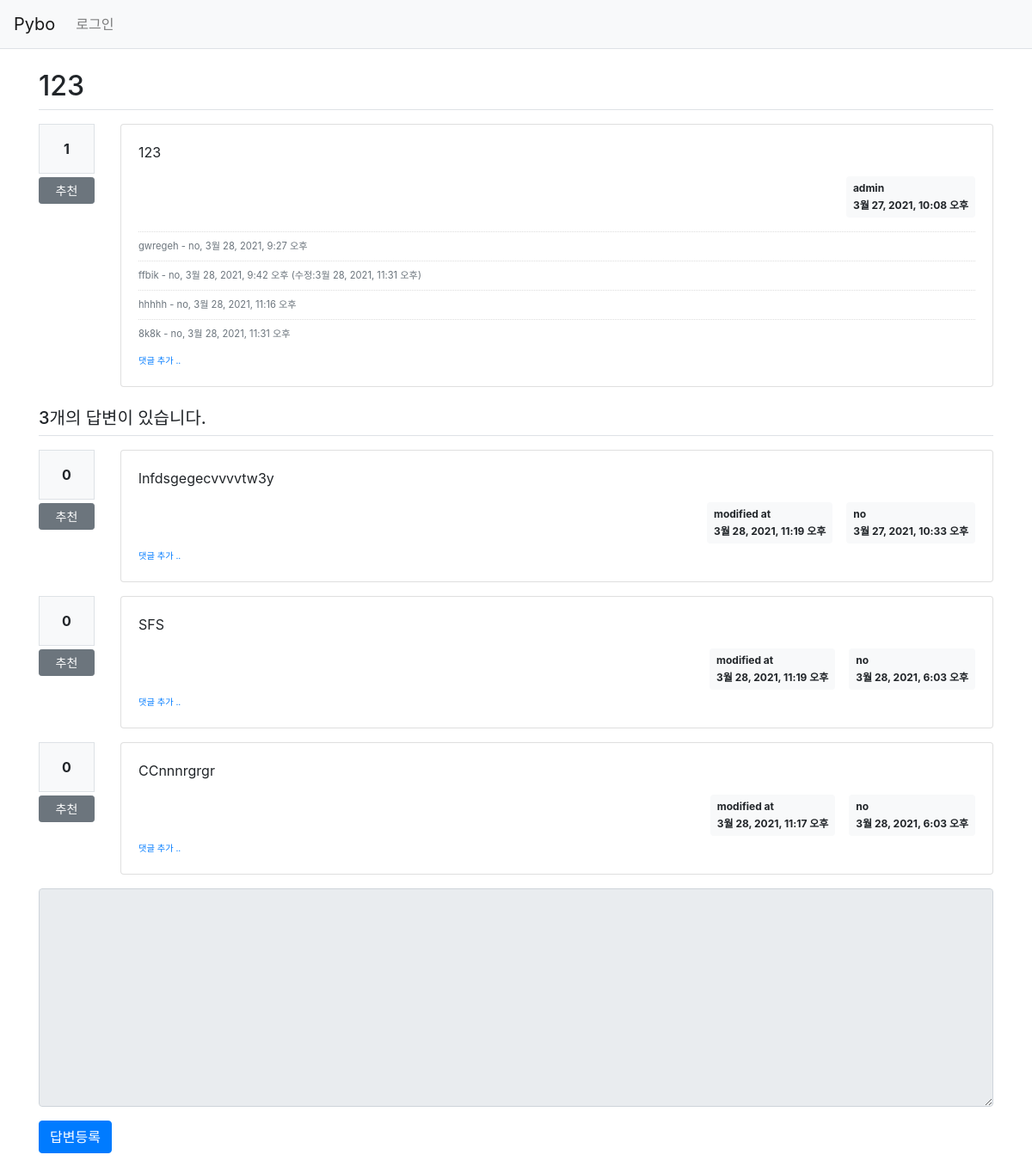
/pybo/304/, run on the app's committed database.
### pybo/models.py (models this page shows, shortened)
class Question(models.Model):
    subject = models.CharField(max_length=200)
    content = models.TextField()
    create_date = models.DateTimeField()
    author = models.ForeignKey(User, on_delete=models.CASCADE, related_name='author_question')
    modify_date = models.DateTimeField(null=True, blank=True)
    voter = models.ManyToManyField(User, related_name='voter_question')

class Comment(models.Model):
    author = models.ForeignKey(User, on_delete=models.CASCADE)
    content = models.TextField()
    create_date = models.DateTimeField()
    modify_date = models.DateTimeField(null=True, blank=True)
    question = models.ForeignKey(Question, null=True, blank=True, on_delete=models.CASCADE)
    answer = models.ForeignKey(Answer, null=True, blank=True, on_delete=models.CASCADE)

class Answer(models.Model):
    question = models.ForeignKey(Question, on_delete=models.CASCADE)
    content = models.TextField()
    create_date = models.DateTimeField()
    author = models.ForeignKey(User, on_delete=models.CASCADE, related_name='author_answer')
    modify_date = models.DateTimeField(null=True, blank=True)
    voter = models.ManyToManyField(User, related_name='voter_answer')

### pybo/views/base_views.py (the view)
def detail(request, question_id):
    question = get_object_or_404(Question, pk=question_id)
    context = {'question': question}
    return render(request, 'pybo/question_detail.html', context)

### pybo/templatetags/pybo_filter.py (called while the page is built)
@register.filter()
def mark(value):
    extensions = ["nl2br", "fenced_code"]
    return mark_safe(markdown.markdown(value, extensions=extensions))

### templates/pybo/question_detail.html (shortened to what this page needs)
{% extends 'base.html' %}
{% load pybo_filter %}
{% block content %}
<div class="container my-3">
    <h2 class="border-bottom py-2">{{ question.subject }}</h2>
    <div class="row my-3">
        <div class="col-1">
            <div class="bg-light text-center p-3 border font-weight-bolder mb-1">{{question.voter.count}}</div>
            <a href="#" data-uri="{% url 'pybo:vote_question' question.id  %}"
               class="recommend btn btn-sm btn-secondary btn-block my-1">추천</a>
        </div>
        <div class="col-11">
            <div class="card">
                <div class="card-body">
                    <div class="card-text">{{ question.content|mark }}</div>
                    <div class="d-flex justify-content-end">
                        <div class="badge badge-light p-2 text-left">
                            <div class="mb-2">{{ question.author.username }}</div>
                            <div>{{ question.create_date }}</div>
                        </div>
                    </div>
                    {% if question.comment_set.count > 0 %}
                    <div class="mt-3">
                    {% for comment in question.comment_set.all %}
                        <div class="comment py-2 text-muted">
                            <span style="white-space: pre-line;">{{ comment.content }}</span>
                            <span>
                                - {{ comment.author }}, {{ comment.create_date }}
                                {% if comment.modify_date %}
                                (수정:{{ comment.modify_date }})
                                {% endif %}
                            </span>
                        </div>
                    {% endfor %}
                    </div>
                    {% endif %}
                    <div>
                        <a href="{% url 'pybo:comment_create_question' question.id  %}"
                           class="small"><small>댓글 추가 ..</small></a>
                    </div>
                </div>
            </div>
        </div>
    </div>
    <h5 class="border-bottom my-3 py-2">{{question.answer_set.count}}개의 답변이 있습니다.</h5>
    {% for answer in question.answer_set.all %}
    <div class="row my-3">
        <div class="col-1">
            <div class="bg-light text-center p-3 border font-weight-bolder mb-1">{{answer.voter.count}}</div>
            <a href="#" data-uri="{% url 'pybo:vote_answer' answer.id  %}"
                class="recommend btn btn-sm btn-secondary btn-block my-1">추천</a>
        </div>
        <div class="col-11">
            <div class="card">
                <div class="card-body">
                    <div class="card-text">{{ answer.content|mark }}</div>
                    <div class="d-flex justify-content-end">
                        {% if answer.modify_date %}
                        <div class="badge badge-light p-2 text-left mx-3">
                            <div class="mb-2">modified at</div>
                            <div>{{ answer.modify_date }}</div>
                        </div>
                        {% endif %}
                        <div class="badge badge-light p-2 text-left">
                            <div class="mb-2">{{ answer.author.username }}</div>
                            <div>{{ answer.create_date }}</div>
                        </div>
                    </div>
                    <div>
                        <a href="{% url 'pybo:comment_create_answer' answer.id  %}"
                           class="small"><small>댓글 추가 ..</small></a>
                    </div>
                </div>
            </div>
        </div>
    </div>
    {% endfor %}
    <form action="{% url 'pybo:answer_create' question.id %}" method="post" class="my-3">
        <div class="form-group">
                <textarea {% if not user.is_authenticated %}disabled{% endif %} name="content" id="content" class="form-control" rows="10"></textarea>
        </div>
        <input type="submit" value="답변등록" class="btn btn-primary">
    </form>
</div>
{% endblock %}

### static/style.css (style rules this page uses)
.comment { border-top:dotted 1px #ddd; font-size:0.7em; }

### data on the page
Question: subject "123", voter.count "1", content|mark "123", author.username "admin", create_date "3월 27, 2021, 10:08 오후", answer_set.count "3"
Comment: content "gwregeh", author "no", create_date "3월 28, 2021, 9:27 오후"
Comment: content "ffbik", author "no", create_date "3월 28, 2021, 9:42 오후", modify_date "3월 28, 2021, 11:31 오후"
Comment: content "hhhhh", author "no", create_date "3월 28, 2021, 11:16 오후"
Comment: content "8k8k", author "no", create_date "3월 28, 2021, 11:31 오후"
Answer: voter.count "0", content|mark "lnfdsgegecvvvvtw3y", modify_date "3월 28, 2021, 11:19 오후", author.username "no", create_date "3월 27, 2021, 10:33 오후"
Answer: voter.count "0", content|mark "SFS", modify_date "3월 28, 2021, 11:19 오후", author.username "no", create_date "3월 28, 2021, 6:03 오후"
Answer: voter.count "0", content|mark "CCnnnrgrgr", modify_date "3월 28, 2021, 11:17 오후", author.username "no", create_date "3월 28, 2021, 6:03 오후"
